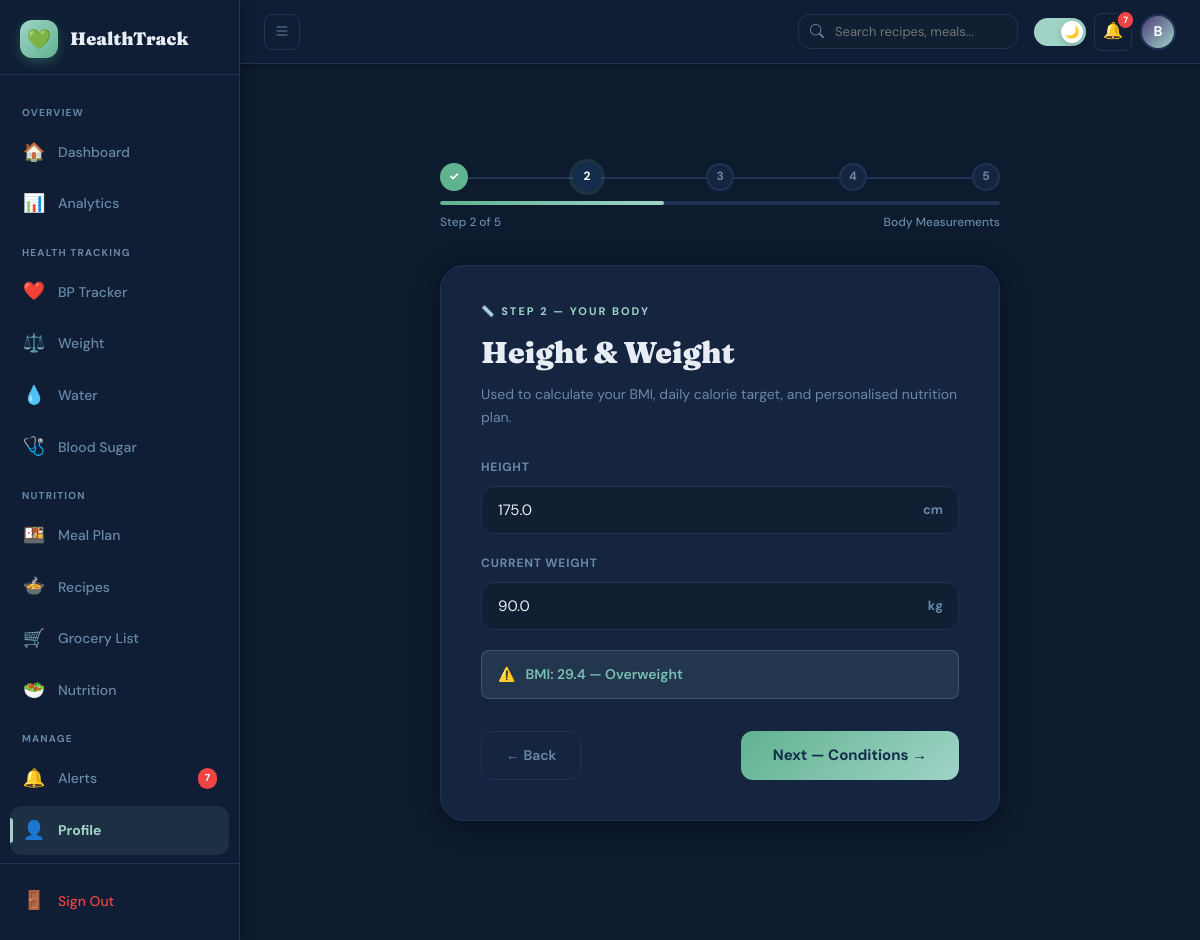
/profile/onboarding/step2 (signed in), run on the app's committed database.
### models.py (models this page shows, shortened)
class User(UserMixin, db.Model):
    __tablename__ = "users"
    id              = db.Column(db.Integer, primary_key=True)
    name            = db.Column(db.String(120), nullable=False)
    email           = db.Column(db.String(180), unique=True, nullable=False, index=True)
    password_hash   = db.Column(db.String(255), nullable=False)
    is_active       = db.Column(db.Boolean, default=True)
    is_verified     = db.Column(db.Boolean, default=False)
    onboarding_done = db.Column(db.Boolean, default=False)
    dark_mode       = db.Column(db.Boolean, default=False)
    created_at      = db.Column(db.DateTime, default=datetime.utcnow)
    last_login      = db.Column(db.DateTime, nullable=True)
    last_updated    = db.Column(db.DateTime, default=datetime.utcnow, onupdate=datetime.utcnow)
    health_profile  = db.relationship("UserHealthProfile", backref="user", uselist=False, cascade="all, delete-orphan")
    conditions      = db.relationship("UserCondition",     backref="user", cascade="all, delete-orphan")
    goals           = db.relationship("UserGoal",          backref="user", uselist=False, cascade="all, delete-orphan")
    health_metrics  = db.relationship("HealthMetric",      backref="user", cascade="all, delete-orphan", lazy="dynamic")
    meal_plans      = db.relationship("MealPlan",          backref="user", cascade="all, delete-orphan", lazy="dynamic")
    favorites       = db.relationship("Favorite",          backref="user", cascade="all, delete-orphan")
    grocery_items   = db.relationship("GroceryItem",       backref="user", cascade="all, delete-orphan", lazy="dynamic")
    alerts          = db.relationship("Alert",             backref="user", cascade="all, delete-orphan", lazy="dynamic")
    medicines       = db.relationship("Medicine",          backref="user", cascade="all, delete-orphan")
    nutrition_logs  = db.relationship("NutritionDailyLog", backref="user", cascade="all, delete-orphan", lazy="dynamic")
    weekly_insights = db.relationship("WeeklyInsight",     backref="user", cascade="all, delete-orphan", lazy="dynamic")

class UserHealthProfile(db.Model):
    __tablename__ = "user_health_profiles"
    id                  = db.Column(db.Integer, primary_key=True)
    user_id             = db.Column(db.Integer, db.ForeignKey("users.id"), unique=True, nullable=False)
    gender              = db.Column(db.String(20), nullable=True)   # male / female / other
    date_of_birth       = db.Column(db.Date, nullable=True)
    height_cm           = db.Column(db.Float, nullable=True)
    current_weight_kg   = db.Column(db.Float, nullable=True)
    activity_level      = db.Column(db.String(30), default="sedentary")
    diet_preference     = db.Column(db.String(30), default="vegetarian")
    onboarding_step     = db.Column(db.Integer, default=1)
    created_at          = db.Column(db.DateTime, default=datetime.utcnow)
    updated_at          = db.Column(db.DateTime, default=datetime.utcnow, onupdate=datetime.utcnow)

### routes/profile_routes.py (the view, shortened to what this page needs)
@profile_bp.route("/onboarding/step2", methods=["GET", "POST"])
@login_required
def onboarding_step2():
    p = current_user.health_profile
    return render_template(
        "auth/onboarding/step2.html",
        height=p.height_cm if p else "",
        weight=p.current_weight_kg if p else ""
    )

### templates/auth/onboarding/step2.html (shortened to what this page needs)
{% extends "base.html" %}
{% block content %}
<div class="onboard-wrap">
  <div class="onboard-box">
    <div class="ob-progress-wrap">
      <div class="ob-progress-steps">
        <div class="ob-step-dot done">✓</div>
        <div class="ob-step-dot active">2</div>
        <div class="ob-step-dot">3</div>
        <div class="ob-step-dot">4</div>
        <div class="ob-step-dot">5</div>
      </div>
      <div class="ob-progress-bar"><div class="ob-progress-fill" style="width:40%"></div></div>
      <div class="ob-progress-label"><span>Step 2 of 5</span><span>Body Measurements</span></div>
    </div>
    <div class="ob-card">
      <div class="ob-step-label">📏 Step 2 — Your Body</div>
      <h2 class="ob-title">Height & Weight</h2>
      <p class="ob-subtitle">Used to calculate your BMI, daily calorie target, and personalised nutrition plan.</p>
      <form method="POST" action="{{ url_for('profile.onboarding_step2') }}">
        <div class="ob-form-group">
          <label class="ob-label" for="height_cm">Height</label>
          <div class="input-with-unit">
            <input type="number" id="height_cm" name="height_cm" class="ob-input" placeholder="e.g. 165" value="{{ height or '' }}" min="100" max="250" step="0.1" style="padding-right:48px;" oninput="computeBMI()" required>
            <span class="input-unit">cm</span>
          </div>
        </div>
        <div class="ob-form-group">
          <label class="ob-label" for="weight_kg">Current Weight</label>
          <div class="input-with-unit">
            <input type="number" id="weight_kg" name="weight_kg" class="ob-input" placeholder="e.g. 80" value="{{ weight or '' }}" min="20" max="300" step="0.1" style="padding-right:44px;" oninput="computeBMI()" required>
            <span class="input-unit">kg</span>
          </div>
        </div>
        <div class="bmi-preview" id="bmiPreview">
          <span id="bmiEmoji">📊</span>
          <span id="bmiText"></span>
        </div>
        <div class="ob-nav">
          <a href="{{ url_for('profile.onboarding_step1') }}" class="ob-btn-back">← Back</a>
          <button type="submit" class="ob-btn-next">Next — Conditions →</button>
        </div>
      </form>
    </div>
  </div>
</div>
{% endblock %}

### templates/base.html (shortened to what this page needs)
<!DOCTYPE html>
<html lang="en" data-theme="{{ 'dark' if current_user.is_authenticated and current_user.dark_mode else 'light' }}">
<head>
  <link rel="stylesheet" href="https://cdn.jsdelivr.net/npm/bootstrap-icons@1.11.3/font/bootstrap-icons.min.css">
</head>
<body>
{% if current_user.is_authenticated %}
<div class="app-layout">
  <aside class="sidebar" id="sidebar">
    <div class="sidebar-logo">
      <div class="sidebar-logo-icon">💚</div>
      <span class="sidebar-logo-text">HealthTrack</span>
    </div>
    <nav class="sidebar-nav">
      <div class="nav-section-label">Overview</div>
      <a href="{{ url_for('main.dashboard') }}" class="nav-item {% if request.endpoint and 'main.dashboard' in request.endpoint %}active{% endif %}">
        <span class="nav-item-icon">🏠</span>
        <span class="nav-item-text">Dashboard</span>
      </a>
      <a href="{{ url_for('analytics.index') }}" class="nav-item {% if request.endpoint and 'analytics' in request.endpoint %}active{% endif %}">
        <span class="nav-item-icon">📊</span>
        <span class="nav-item-text">Analytics</span>
      </a>
      <div class="nav-section-label">Health Tracking</div>
      <a href="{{ url_for('bp.tracker') }}" class="nav-item {% if request.endpoint and 'bp.' in request.endpoint %}active{% endif %}">
        <span class="nav-item-icon">❤️</span>
        <span class="nav-item-text">BP Tracker</span>
      </a>
      <a href="{{ url_for('tracker.weight') }}" class="nav-item {% if request.endpoint and 'tracker.weight' in request.endpoint %}active{% endif %}">
        <span class="nav-item-icon">⚖️</span>
        <span class="nav-item-text">Weight</span>
      </a>
      <a href="{{ url_for('tracker.water') }}" class="nav-item {% if request.endpoint and 'tracker.water' in request.endpoint %}active{% endif %}">
        <span class="nav-item-icon">💧</span>
        <span class="nav-item-text">Water</span>
      </a>
      <a href="{{ url_for('tracker.sugar') }}" class="nav-item {% if request.endpoint and 'tracker.sugar' in request.endpoint %}active{% endif %}">
        <span class="nav-item-icon">🩺</span>
        <span class="nav-item-text">Blood Sugar</span>
      </a>
      <div class="nav-section-label">Nutrition</div>
      <a href="{{ url_for('meal.meals') }}" class="nav-item {% if request.endpoint and 'meal.' in request.endpoint %}active{% endif %}">
        <span class="nav-item-icon">🍱</span>
        <span class="nav-item-text">Meal Plan</span>
      </a>
      <a href="{{ url_for('meal.recipes') }}" class="nav-item {% if request.endpoint and request.endpoint == 'meal.recipes' %}active{% endif %}">
        <span class="nav-item-icon">🍲</span>
        <span class="nav-item-text">Recipes</span>
      </a>
      <a href="{{ url_for('meal.grocery_list') }}" class="nav-item {% if request.endpoint and request.endpoint == 'meal.grocery_list' %}active{% endif %}">
        <span class="nav-item-icon">🛒</span>
        <span class="nav-item-text">Grocery List</span>
      </a>
      <a href="{{ url_for('nutrition.dashboard') }}" class="nav-item {% if request.endpoint and 'nutrition.' in request.endpoint %}active{% endif %}">
        <span class="nav-item-icon">🥗</span>
        <span class="nav-item-text">Nutrition</span>
      </a>
      <div class="nav-section-label">Manage</div>
      <a href="{{ url_for('alert.index') }}" class="nav-item {% if request.endpoint and 'alert.' in request.endpoint %}active{% endif %}">
        <span class="nav-item-icon">🔔</span>
        <span class="nav-item-text">Alerts</span>
        {% if unread_alerts is defined and unread_alerts > 0 %}
          <span class="nav-badge">{{ unread_alerts }}</span>
        {% endif %}
      </a>
      <a href="{{ url_for('profile.index') }}" class="nav-item {% if request.endpoint and 'profile.' in request.endpoint %}active{% endif %}">
        <span class="nav-item-icon">👤</span>
        <span class="nav-item-text">Profile</span>
      </a>
    </nav>
    <div class="sidebar-footer">
      <a href="{{ url_for('auth.logout') }}" class="nav-item" style="color: #ef4444;">
        <span class="nav-item-icon">🚪</span>
        <span class="nav-item-text">Sign Out</span>
      </a>
    </div>
  </aside>
  <div class="main-wrapper">
    <nav class="navbar">
      <button class="navbar-toggle" id="sidebarToggle" onclick="toggleSidebar()" aria-label="Toggle sidebar">
        <i class="bi bi-list"></i>
      </button>
      <div class="navbar-search">
        <input type="text" class="navbar-search-input" placeholder="Search recipes, meals..." id="globalSearch">
      </div>
      <div class="navbar-actions">
        <button class="dark-toggle {% if current_user.dark_mode %}on{% endif %}" id="darkToggle" onclick="toggleDarkMode()" aria-label="Toggle dark mode" title="Toggle dark mode">
          <div class="dark-toggle-thumb">
            {% if current_user.dark_mode %}🌙{% else %}☀️{% endif %}
          </div>
        </button>
        <a href="{{ url_for('alert.index') }}" class="navbar-icon-btn" title="Alerts">
          🔔
          {% if unread_alerts is defined and unread_alerts > 0 %}
            <span class="notif-badge">{{ unread_alerts }}</span>
          {% endif %}
        </a>
        <a href="{{ url_for('profile.index') }}" class="navbar-avatar" title="Profile">
          {{ current_user.name[0].upper() if current_user.name else 'U' }}
        </a>
      </div>
    </nav>
    <main class="main-content">
      {% block content %}{% endblock %}
    </main>
  </div>
</div>
{% endif %}
</body>
</html>

### templates/auth/onboarding/step2.html (style rules this page uses)
.onboard-wrap { min-height:100vh;display:flex;align-items:center;justify-content:center;padding:32px 16px;background:var(--bg); }
.onboard-box { width:100%;max-width:560px;animation:fadeUp 0.5s ease both; }
.ob-progress-wrap { margin-bottom:32px; }
.ob-progress-steps { display:flex;justify-content:space-between;align-items:center;margin-bottom:10px;position:relative; }
.ob-progress-steps::before { content:'';position:absolute;top:14px;left:14px;right:14px;height:2px;background:var(--border);z-index:0; }
.ob-step-dot { width:28px;height:28px;border-radius:50%;border:2px solid var(--border);background:var(--card-bg);display:flex;align-items:center;justify-content:center;font-size:12px;font-weight:700;color:var(--text-muted);position:relative;z-index:1;transition:all 0.3s ease; }
.ob-step-dot.done { background:var(--sage);border-color:var(--sage);color:white; }
.ob-step-dot.active { background:var(--navy);border-color:var(--navy);color:white;box-shadow:0 0 0 4px var(--accent-glow); }
.ob-progress-bar { height:4px;background:var(--border);border-radius:100px;overflow:hidden; }
.ob-progress-fill { height:100%;background:linear-gradient(90deg,var(--sage),var(--mint));border-radius:100px;transition:width 0.6s cubic-bezier(0.34,1.56,0.64,1); }
.ob-progress-label { display:flex;justify-content:space-between;font-size:12px;color:var(--text-muted);margin-top:8px;font-weight:500; }
.ob-card { background:var(--card-bg);border-radius:var(--radius-lg);border:1px solid var(--border);box-shadow:var(--shadow);padding:36px 40px 40px; }
.ob-step-label { font-size:11px;font-weight:700;letter-spacing:2px;text-transform:uppercase;color:var(--accent);margin-bottom:8px; }
.ob-title { font-family:'Fraunces',serif;font-size:clamp(22px,3vw,30px);font-weight:900;color:var(--text-primary);margin-bottom:6px; }
.ob-subtitle { font-size:14px;color:var(--text-muted);margin-bottom:30px;line-height:1.6; }
.ob-form-group { margin-bottom:20px; }
.ob-label { display:block;font-size:12px;font-weight:700;text-transform:uppercase;letter-spacing:0.8px;color:var(--text-muted);margin-bottom:8px; }
.ob-input { width:100%;border:1.5px solid var(--border);border-radius:var(--radius-sm);padding:13px 16px;font-family:'DM Sans',sans-serif;font-size:15px;color:var(--text-primary);background:var(--input-bg);outline:none;transition:border-color 0.2s,box-shadow 0.2s; }
.bmi-preview { background:var(--accent-pale);border-radius:var(--radius-xs);padding:12px 16px;font-size:14px;font-weight:600;color:var(--accent-dark);margin-top:16px;display:none;border:1px solid var(--accent-border); }
.bmi-preview.show { display:flex;align-items:center;gap:10px; }
.ob-nav { display:flex;justify-content:space-between;gap:12px;margin-top:32px; }
.ob-btn-back { background:var(--card-bg);color:var(--text-muted);border:1.5px solid var(--border);border-radius:var(--radius-sm);padding:12px 24px;font-family:'DM Sans',sans-serif;font-size:14px;font-weight:600;cursor:pointer;text-decoration:none;display:flex;align-items:center;gap:6px;transition:all 0.18s; }
.ob-btn-next { background:linear-gradient(135deg,var(--sage),var(--mint));color:var(--navy);border:none;border-radius:var(--radius-sm);padding:13px 32px;font-family:'DM Sans',sans-serif;font-size:15px;font-weight:700;cursor:pointer;display:flex;align-items:center;gap:8px;transition:transform 0.18s,box-shadow 0.18s; }
.input-with-unit { position:relative; }
.input-unit { position:absolute;right:16px;top:50%;transform:translateY(-50%);font-size:13px;font-weight:700;color:var(--text-muted);pointer-events:none; }

### data on the page
User: name "B"
UserHealthProfile: height_cm "175.0", weight_kg "90.0"

### other printed values
{{ unread_alerts }} "7"
